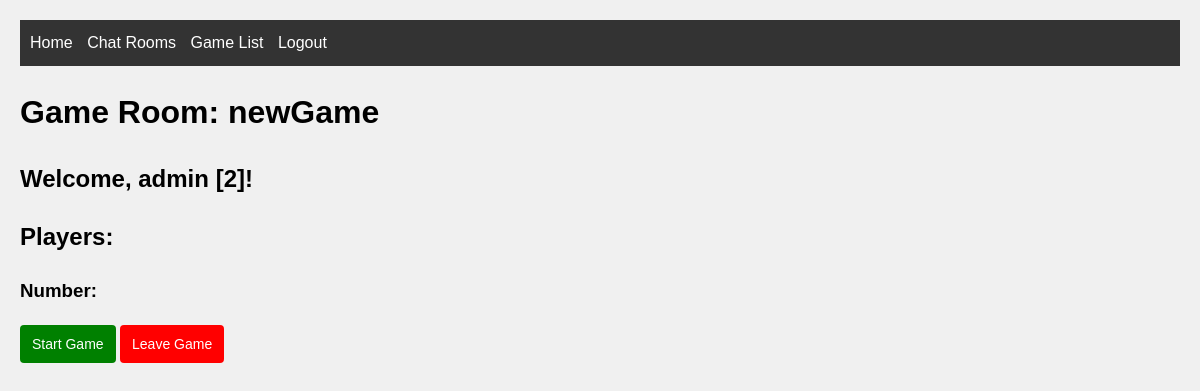
Screenshot of /games/2/ (signed in) with the database file from the repository.
### myapp/models.py (models this page shows, shortened)
class Game(models.Model):
    name = models.CharField(max_length=100)
    is_active = models.BooleanField(default=True)
    created_at = models.DateTimeField(auto_now_add=True)
    game_state = models.JSONField(default=dict)
    round = models.IntegerField(default=0)

class Player(models.Model):
    user = models.OneToOneField(User, on_delete=models.CASCADE)
    game = models.ForeignKey(Game, on_delete=models.SET_NULL, null=True, related_name='players')
    points = models.IntegerField(default=0)
    joined_at = models.DateTimeField(null=True, blank=True)
    class Meta:
        ordering = ['joined_at']

### myapp/views.py (the view)
# urls.py: path('games/<int:game_id>/', views.game_room, name='game_room'),
@login_required
def game_room(request, game_id):
    game = get_object_or_404(Game, id=game_id)
    with transaction.atomic():
        player, created = Player.objects.get_or_create(user=request.user)
        if player.game != game:
            if player.game:
                player.leave_game()
            player.join_game(game)
    players = game.players.all()
    context = {
        'game': game,
        'player': player,
        'players': players,
    }
    return render(request, 'game_room.html', context)

### myapp/templates/game_room.html (shortened to what this page needs)
{% extends 'base.html' %}
{% block content %}
<h1>Game Room: {{ game.name }}</h1>
<h2>Welcome, <span id="username">{{ player.user.username }}</span> [{{ player.id }}]!</h2>
<h2>Players:</h2>
<h3>Number: </h3>
<a class="start-game-btn" onclick="sendMessage('start_game')">Start Game</a>
<a href="{% url 'leave_game' game.id %}" class="delete-room-btn">Leave Game</a>
{% endblock %}

### myapp/templates/base.html (style rules this page uses)
body { font-family: Arial, sans-serif; line-height: 1.6; margin: 0; padding: 20px; background-color: #f0f0f0; }
.delete-room-btn { display: inline-block; padding: 8px 12px; background-color: red; color: white; text-decoration: none; border-radius: 4px; font-size: 14px; transition: background-color 0.3s ease; }
.start-game-btn { display: inline-block; padding: 8px 12px; background-color: green; color: white; text-decoration: none; border-radius: 4px; font-size: 14px; transition: background-color 0.3s ease; }

### rows the page displays
Game: name "newGame"
Player: user.username "admin", id "2"
